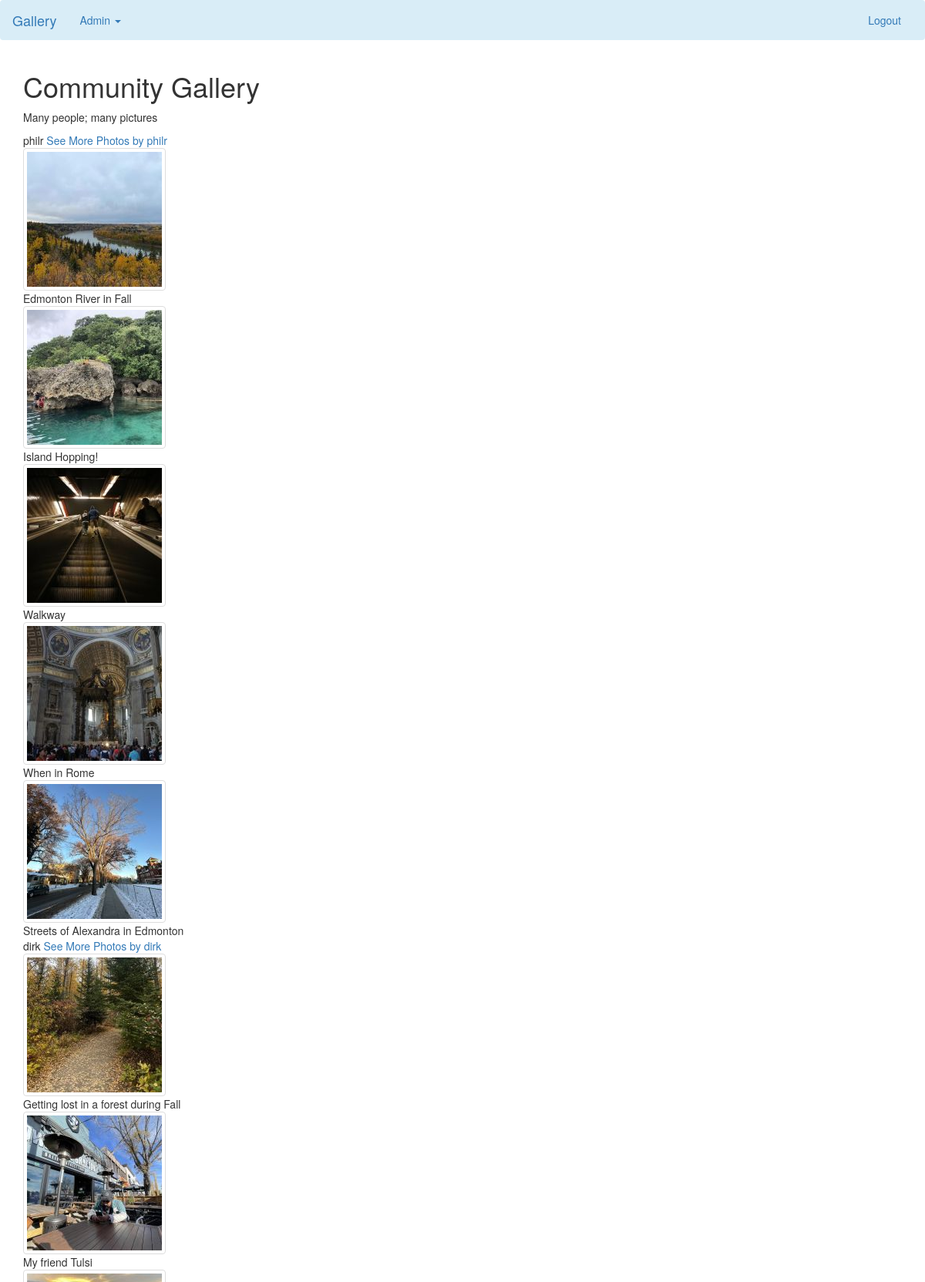
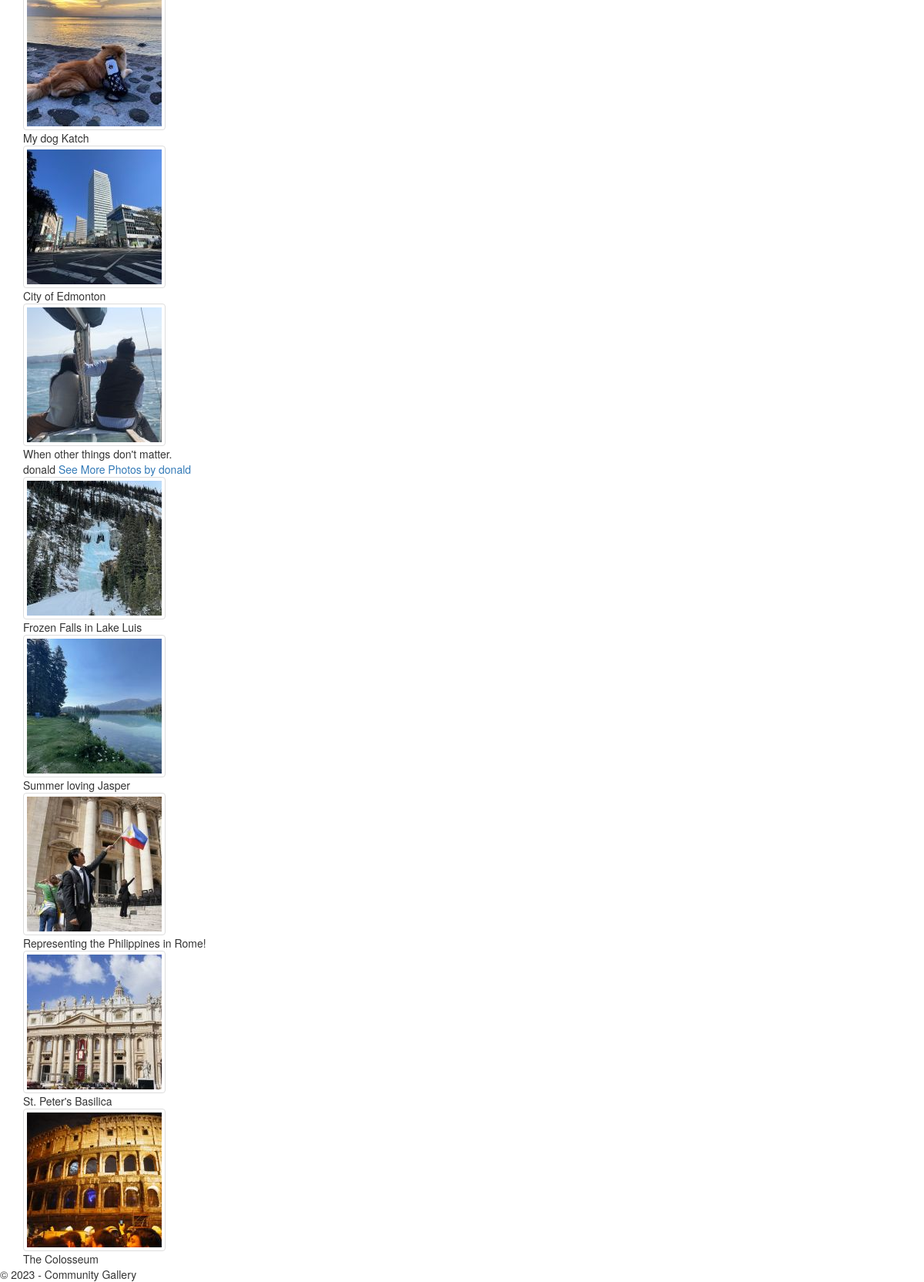
The page / on the database its author committed (2 pictures, top to bottom).
### tables this page shows
CREATE TABLE `users` (
  `user_id` int(11) NOT NULL COMMENT 'auto incrementing user_id of each user, unique index',
  `user_name` varchar(64) NOT NULL COMMENT 'user''s name, unique',
  `user_password_hash` varchar(255) NOT NULL COMMENT 'user''s password in salted and hashed format',
  `user_email` varchar(64) NOT NULL COMMENT 'user''s email, unique'
);

CREATE TABLE `communitygallery` (
  `title` varchar(255) NOT NULL,
  `description` text NOT NULL,
  `filename` varchar(255) NOT NULL,
  `timedate` timestamp NOT NULL DEFAULT current_timestamp() ON UPDATE current_timestamp(),
  `id` int(11) NOT NULL,
  `author_id` int(11) NOT NULL
);

### index.php (the view, shortened to what this page needs)
<?php
include ("includes/header.php");
?>
<div class="row" style ="display:flex">
	<div class="col-md-12 clearfix">
		<h1 class="main-heading">Community Gallery</h1>
		<p class="main-tagline">Many people; many pictures</p>
		<?php
		$result = mysqli_query($con, "SELECT DISTINCT user_name, user_id FROM communitygallery JOIN users ON communitygallery.author_id = users.user_id") or die(mysqli_error($con));
			while($row = mysqli_fetch_array($result)){
				$user_id = $row['user_id'];
				$user_name = $row['user_name'];
				echo "<div class=\"card-title\">$user_name <a href=\"profile.php?id=$user_id\"> <span class=\"read-more\"> See More Photos by $user_name </span></a></div>";
			echo "<div class=\"card-row\">";
			$posts = mysqli_query($con, "SELECT * FROM communitygallery WHERE author_id = $user_id LIMIT 5") or die(mysqli_error($con));
				while($row = mysqli_fetch_array($posts)){
					$filename =  $row['filename'];
					$title =  $row['title'];
					$id =  $row['id'];
					echo "\n<div class=\"thumb\">";
						echo "\n\t<a href=\"display.php?id=$id\"><img src=\"images/thumbs-square/$filename\" class=\"img-thumbnail\"></a>";
						echo "<div class=\"thumb-title\">$title</div>";
					echo "\n</div>";
			}
			echo "</div>";
		}
		 ?>
		</div>
<br style="clear:both">
		<html>
		<head>
		</head>
		<body>
		</body>
		</html>
</div>
	<?php include ("includes/footer.php"); ?>

### includes/header.php (shortened to what this page needs)
<!DOCTYPE html>
<html lang="en">
  <head>
<link rel="stylesheet" href="https://maxcdn.bootstrapcdn.com/bootstrap/3.3.7/css/bootstrap.min.css">
<link rel="stylesheet" href="https://use.fontawesome.com/releases/v5.3.1/css/all.css">
<link href="<?php echo BASE_URL ?>css/styles.css" rel="stylesheet">
<link href="<?php echo BASE_URL ?>css/bootstrap" rel="stylesheet">
</head>
  <body class="background-color">
      <nav class="navbar  bg-info">
        <div class="container-fluid">
          <div class="navbar-header">
            <a class="navbar-brand" href="<?php echo BASE_URL ?>index.php">Gallery</a>
          </div>
          <div id="navbar" class="navbar-collapse collapse">
            <ul class="nav navbar-nav">
              <li class="dropdown">
                <a href="#" class="dropdown-toggle" data-toggle="dropdown" role="button" aria-haspopup="true" aria-expanded="false">Admin <span class="caret"></span></a>
              </li>
            </ul>
            <ul class="nav navbar-nav navbar-right">
            <li>
                <li><a href="<?php echo BASE_URL ?>login/index.php?logout">Logout</a></li>
              </li>
            </ul>
          </div>
        </div>
      </nav>
    <div class="container">

### includes/footer.php
</div>
<footer>&copy; 2023 - Community Gallery</footer>
  </body>
</html>

### rows shown on the page
users: user_name "philr"
communitygallery: filename (picture), title "Edmonton River in Fall"
communitygallery: filename (picture), title "Island Hopping!"
communitygallery: filename (picture), title "Walkway"
communitygallery: filename (picture), title "When in Rome"
communitygallery: filename (picture), title "Streets of Alexandra in Edmonton"
users: user_name "dirk"
communitygallery: filename (picture), title "Getting lost in a forest during Fall"
communitygallery: filename (picture), title "My friend Tulsi"
communitygallery: filename (picture), title "My dog Katch"
communitygallery: filename (picture), title "City of Edmonton"
communitygallery: filename (picture), title "When other things don't matter."
users: user_name "donald"
communitygallery: filename (picture), title "Frozen Falls in Lake Luis"
communitygallery: filename (picture), title "Summer loving Jasper"
communitygallery: filename (picture), title "Representing the Philippines in Rome!"
communitygallery: filename (picture), title "St. Peter's Basilica"
communitygallery: filename (picture), title "The Colosseum"
